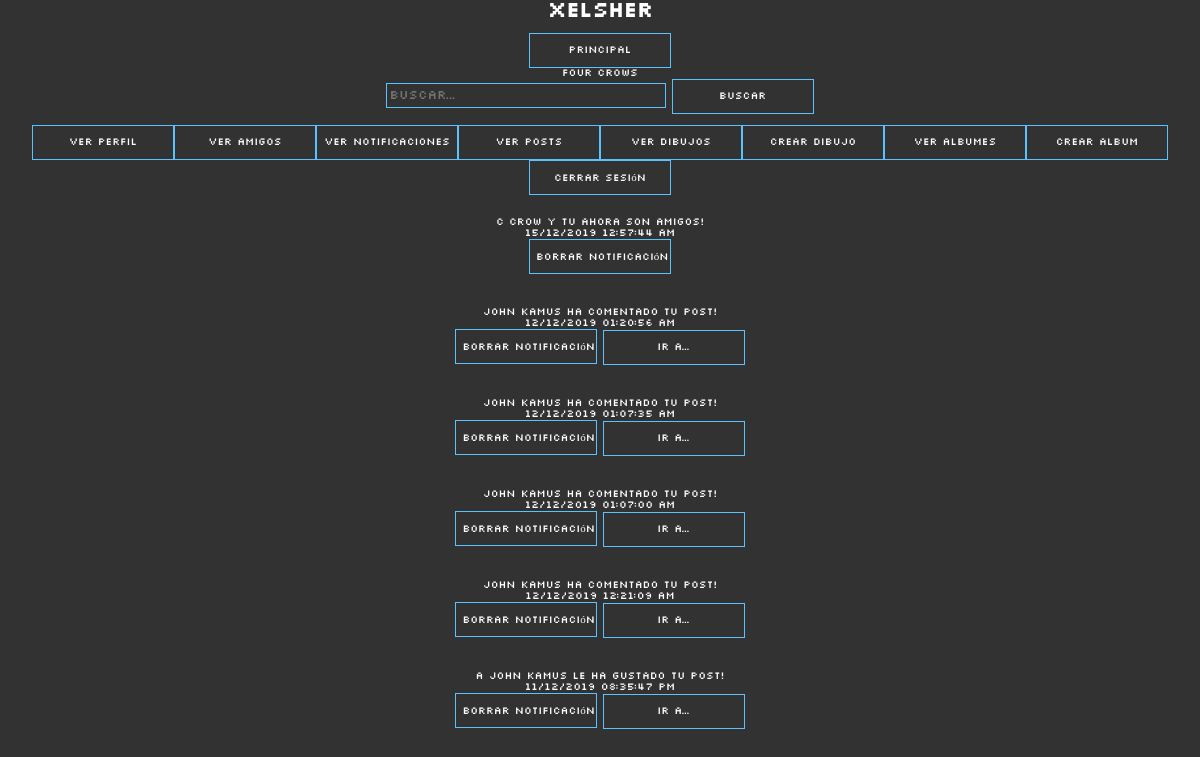
Screenshot of /Principal/verNotificaciones.php (signed in) with the database file from the repository.
### tables this page shows
CREATE TABLE `notificacion` (
  `id_notificacion` int(11) NOT NULL,
  `id_usuario` int(11) NOT NULL,
  `descripcion` varchar(200) NOT NULL,
  `id_post` int(11) DEFAULT NULL,
  `fecha` datetime DEFAULT NULL,
  `activo` tinyint(1) NOT NULL DEFAULT 1
);

### Principal/verNotificaciones.php (the view, shortened to what this page needs)
<?php
    include_once "../db.php";
?>
<html>
    <head>
        <link rel="stylesheet" type="text/css" href="../css/style.css">
    </head>
    <body>
        <div class="wrapper">
            <div id="encabezado">
                <?php
                    include "../encabezado.php";
                ?>
            </div>
            <br>
            <br>
            <div id="cuerpo">
                <form action="#" method="POST">
                <?php
                    $conexion = mysqli_connect($HOST, $USER, $PASSWORD, $DB);
                    $id = $_SESSION["id"];
                    $sql = "SELECT * FROM notificacion WHERE id_usuario = $id AND activo = 1 ORDER BY fecha DESC";
                    $query = mysqli_query($conexion, $sql);
                    if(!$query) {
                        echo "Hubo un fallo en la consulta: " . mysqli_error($conexion);
                    } else {
                        $rowcount = mysqli_num_rows($query);
                        if($rowcount > 0) {
                            while($notificacion = mysqli_fetch_array($query)) {
                                $id_notificacion = $notificacion["id_notificacion"];
                                $descripcion = $notificacion["descripcion"];
                                $id_post_notificacion = $notificacion["id_post"];
                                $fecha = $notificacion["fecha"];
                                $fecha_formateada = strtotime($fecha);
                                $fecha_formateada = date("d/m/Y   h:i:s A", $fecha_formateada);
                                if( is_null($id_post_notificacion) ) {
                                    echo "<div class='notificacion'>
                                    $descripcion <br>
                                    $fecha_formateada <br>
                                    <input type='submit' name='$id_notificacion' value='Borrar notificación' class='boton'
                                    onmouseenter='cambiarOculto(this.name, false)' onmouseout=''>";
                                } else {
                                    echo "<div class='notificacion'>
                                    $descripcion <br>
                                    $fecha_formateada <br>
                                    <input type='submit' name='$id_notificacion' value='Borrar notificación' class='boton'
                                    onmouseenter='cambiarOculto(this.name, false)' onmouseout=''>
                                    <input type='submit' name='$id_post_notificacion' value='Ir a...' class='boton'
                                    onmouseenter='cambiarOculto(this.name, true)' onmouseout=''>";
                                }
                                echo "</div>";
                                echo "<br><br><br>";
                            }
                        } else {
                            echo "Aun no ha recibido notificaciones";
                        }
                    }
                ?>
                </form>
            </div>
        </div>
    </body>
</html>

### encabezado.php
<?php
    echo "<h1>XELSHER</h1>
    <br>";
    echo "<input type='button' id='btnRegresar' value='Principal' class='boton' onclick='window.location.href = \"principal.php\"'><br>";
    if(session_status() === PHP_SESSION_ACTIVE) {
        echo $_SESSION["usuario"] . "<br>";
    } else {
        session_start();
        echo $_SESSION["usuario"] . "<br>";
    }
    echo "<form id='formBuscar' action='almacenarBusqueda.php' method='POST'>
        <input type='hidden' id='txtBuscar' name='txtBuscar' value=''>
        <input type='search' id='buscar' name='buscar' class='textfield' placeholder='Buscar...'>
        <input type='submit' class='boton' value='Buscar'>
    </form>";
    echo "<input type='button' id='btnPerfil' value='Ver Perfil' class='boton' onclick='window.location.href = \"verPerfil.php\"'>";
    echo "<input type='button' id='btnAmigos' value='Ver Amigos' class='boton' onclick='window.location.href = \"verAmigos.php\"'>";
    echo "<input type='button' id='btnNotificaciones' value='Ver Notificaciones' class='boton' onclick='window.location.href = \"verNotificaciones.php\"'>";
    echo "<input type='button' id='btnVerPosts' value='Ver Posts' class='boton' onclick='window.location.href = \"verPostsPerfil.php\"'>";
    echo "<input type='button' id='btnDibujos' value='Ver Dibujos' class='boton' onclick='window.location.href = \"verDibujos.php\"'>";
    echo "<input type='button' id='btnCrear' value='Crear Dibujo' class='boton' onclick='window.location.href = \"inicializarDibujo.php\"'>";
    echo "<input type='button' id='btnAlbumes' value='Ver Albumes' class='boton' onclick='window.location.href = \"verAlbumes.php\"'>";
    echo "<input type='button' id='btnCrearAlbumes' value='Crear Album' class='boton' onclick='window.location.href = \"crearAlbum.php\"'>";
    echo "<input type='button' name='btnCerrar' value='Cerrar Sesión' class='boton' onclick='window.location.href = \"cerrarSesion.php\"'>";
?>

### css/style.css (style rules this page uses)
#encabezado { align-content: center; text-align: center; }
.boton { background: none; color: #FFFFFF; width: 142px; height: 35px; border: 1px solid #59c2ff; font-family: pixeles; font-size: 11px; transition: .6s; overflow: hidden; }
.textfield { background: none; color: #FFFFFF; width: 280px; height: 25px; border: 1px solid #59c2ff; font-family: pixeles; transition: .6s; overflow: hidden; }
html, body { height: 100%; }
body { margin: 0px; padding: 0px; background: #323232; font-family: pixeles; font-size: 11px; font-weight: 300; color: #FFFFFF; text-align: center; }
h1, h2, h3 { margin: 0; padding: 0; font-weight: 600; color: #FFFFFF; text-align: center; }

### rows the page displays
notificacion: descripcion "C Crow y tu ahora son amigos!", fecha "15/12/2019 12:57:44 AM"
notificacion: descripcion "John Kamus ha comentado tu post!", fecha "12/12/2019 01:20:56 AM"
notificacion: descripcion "John Kamus ha comentado tu post!", fecha "12/12/2019 01:07:35 AM"
notificacion: descripcion "John Kamus ha comentado tu post!", fecha "12/12/2019 01:07:00 AM"
notificacion: descripcion "John Kamus ha comentado tu post!", fecha "12/12/2019 12:21:09 AM"
notificacion: descripcion "A John Kamus le ha gustado tu post!", fecha "11/12/2019 08:35:47 PM"

### other values shown
$_SESSION["usuario"] "Four Crows"
